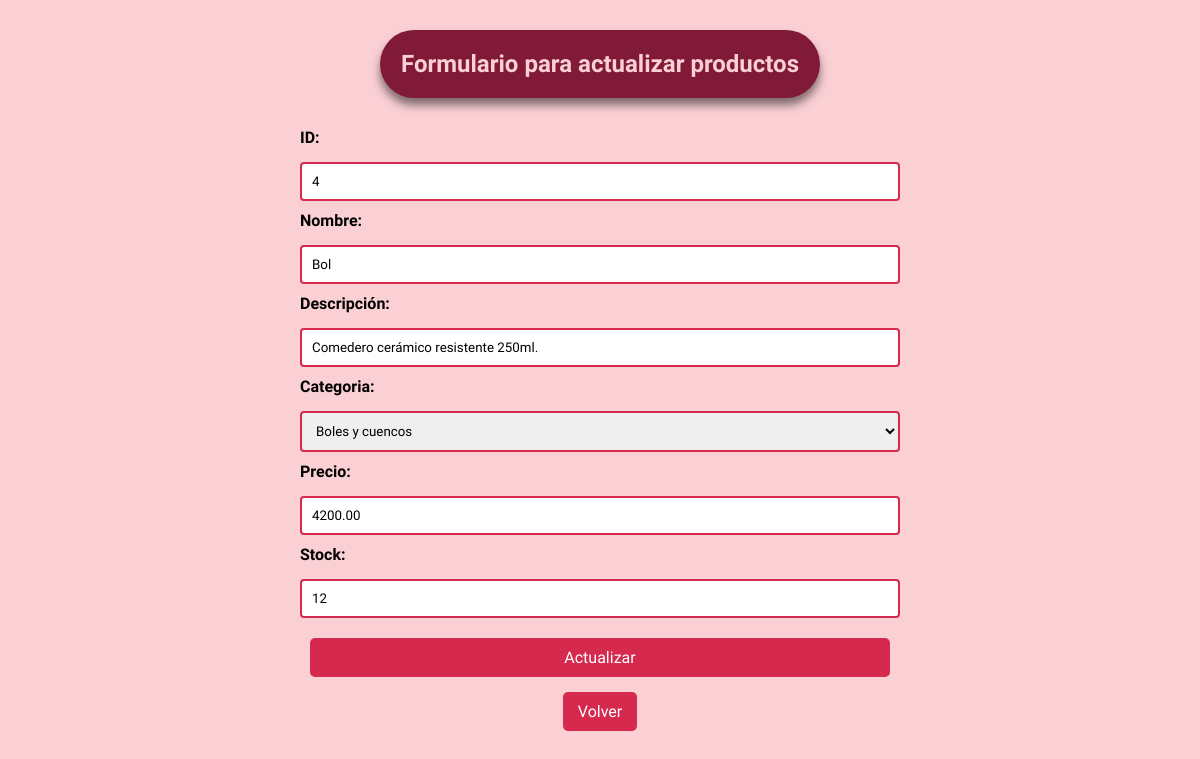
/patitas/productos_findEdit/4, run on the app's committed database.
### patitas/models.py (models this page shows, shortened)
class Producto(models.Model):
    id = models.AutoField(primary_key=True)
    nombre_prod = models.CharField(max_length=50)
    descripcion = models.TextField(max_length=200)
    id_categoria = models.ForeignKey('Categoria',on_delete=models.CASCADE, db_column='idCategoria')
    precio = models.DecimalField(max_digits=10, decimal_places=2)
    stock = models.IntegerField()
    imagen = models.ImageField(upload_to='productos_fotos/', blank=True, null=True)

class Categoria(models.Model):
    id_categoria = models.AutoField(db_column='idCategoria', primary_key=True)
    categoria = models.CharField(max_length=20, blank=False, null=False)

### patitas/views.py (the view)
# urls.py: path('productos_findEdit/<str:pk>', views.productos_findEdit, name='productos_findEdit'),
def productos_findEdit(request, pk):
    if pk != "":
        producto = Producto.objects.get(id=pk)
        categoria = Categoria.objects.all()
        print(type(producto.id_categoria.categoria))
        context = {'producto':producto, 'categoria':categoria}
        if producto:
            return render(request, 'patitas/productos_edit.html',context)
        else:
            context={'mensaje': "Error, ID no existe"}
            return render(request, 'patitas/lista_prod.html', context)

### patitas/templates/patitas/productos_edit.html (shortened to what this page needs)
{% load static %}
<!DOCTYPE html>
<html lang="en">
<head>
    <link type='text/css' href='{% static "css/style.css"%}' rel='stylesheet'/>
</head>
<body>
    <div class="productos-edit">
        {% if producto %}
            <div class="titulos-pag">
                <h2>Formulario para actualizar productos</h2>
            </div>
            <form action="{% url 'productosUpdate' %}" method="POST" class="form-crud">
                <label for="id">ID:</label>
                <input type="text" id="id" name="id" value="{{ producto.id }}" readonly>
                <label for="nombre">Nombre:</label>
                <input type="text" id="nombre" name="nombre" value="{{ producto.nombre_prod }}">
                <label for="descripcion">Descripción:</label>
                <input type="text" id="descripcion" name="descripcion" value="{{ producto.descripcion }}">
                <label for="categoria">Categoria:</label>
                <select id="categoria" name="categoria">
                    {% for categoria in categoria %}
                        <option value="{{ categoria.id_categoria }}" {% if categoria.id_categoria == producto.id_categoria.id_categoria %}selected{% endif %}>
                            {{ categoria.categoria }}
                        </option>
                    {% endfor %}
                </select>
                <label for="precio">Precio:</label>
                <input type="text" id="precio" name="precio" value="{{ producto.precio }}">
                <label for="stock">Stock:</label>
                <input type="text" id="stock" name="stock" value="{{ producto.stock }}">
                <button type="submit" name="opcion" class="btn-agregar">Actualizar</button>
            </form>
        {% endif %}
        <a href="{% url 'crud' %}" class="btn-volver">Volver</a>
    </div>
</body>
</html>

### patitas/static/css/style.css (style rules this page uses)
* { padding: 0; margin: 0; font-family: "Poetsen One", sans-serif; text-decoration: none; }
body { background-color: #fbd0d5; margin: 0; }
.titulos-pag { padding: 20px; width: 40%; border-radius: 50px; background-color: #811a39; color: #fbd0d5; margin: 30px auto; text-align: center; box-shadow: 0px 7px 10px rgba(0,0,0,0.5); }
.btn-agregar { background-color: #d5294d; color: white; padding: 10px 20px; font-size: 16px; border: none; border-radius: 50px; text-align: center; margin: 0 10px 10px; }
.productos-add, .productos-edit { padding: 0 100px; display: flex; flex-direction: column; align-items: center; }
.form-crud { display: flex; flex-direction: column; gap: 10px; width: 100%; max-width: 600px; }
.form-crud label { text-align: left; font-weight: bold; margin-bottom: 5px; }
.form-crud input, .form-crud select { padding: 10px; border: 2px solid #d5294d; border-radius: 4px; width: 100%; box-sizing: border-box; align-items: center; }
.btn-agregar { background-color: #d5294d; color: white; padding: 10px; border: none; border-radius: 5px; cursor: pointer; margin-top: 10px; }
.btn-volver { display: inline-block; margin-top: 5px; margin-bottom: 10px; padding: 10px 15px; background-color: #d5294d; color: white; text-decoration: none; border-radius: 5px; }

### data on the page
Producto: id "4", nombre "Bol", descripcion "Comedero cerámico resistente 250ml.", categoria "Boles y cuencos", precio "4200.00", stock "12"
